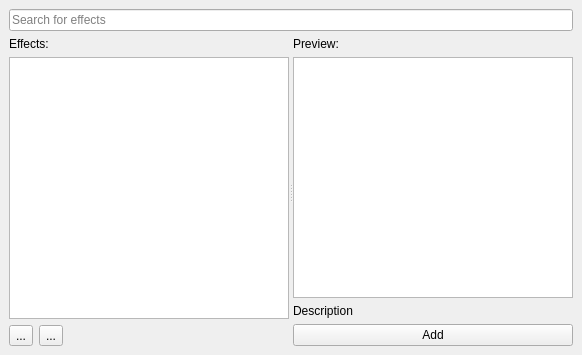
<?xml version="1.0" encoding="UTF-8"?>
<ui version="4.0">
 <class>EffectExplorer</class>
 <widget class="QDockWidget" name="EffectExplorer">
  <property name="geometry">
   <rect>
    <x>0</x>
    <y>0</y>
    <width>582</width>
    <height>355</height>
   </rect>
  </property>
  <property name="windowTitle">
   <string>Effect Explorer</string>
  </property>
  <widget class="QWidget" name="dockWidgetContents">
   <layout class="QVBoxLayout" name="verticalLayout_3">
    <item>
     <widget class="QLineEdit" name="Search">
      <property name="placeholderText">
       <string>Search for effects</string>
      </property>
     </widget>
    </item>
    <item>
     <widget class="QSplitter" name="splitter">
      <property name="orientation">
       <enum>Qt::Orientation::Horizontal</enum>
      </property>
      <widget class="QWidget" name="layoutWidget">
       <layout class="QVBoxLayout" name="verticalLayout">
        <item>
         <widget class="QLabel" name="label">
          <property name="text">
           <string>Effects:</string>
          </property>
         </widget>
        </item>
        <item>
         <widget class="QTreeWidget" name="Effects">
          <attribute name="headerVisible">
           <bool>false</bool>
          </attribute>
          <column>
           <property name="text">
            <string notr="true">1</string>
           </property>
          </column>
         </widget>
        </item>
        <item>
         <layout class="QHBoxLayout" name="horizontalLayout">
          <item>
           <widget class="QToolButton" name="Up">
            <property name="text">
             <string>...</string>
            </property>
            <property name="icon">
             <iconset resource="../../../../resources/res.qrc">
              <normaloff>:/misc/misc/arrow_up.svg</normaloff>:/misc/misc/arrow_up.svg</iconset>
            </property>
            <property name="arrowType">
             <enum>Qt::ArrowType::NoArrow</enum>
            </property>
           </widget>
          </item>
          <item>
           <widget class="QToolButton" name="Down">
            <property name="text">
             <string>...</string>
            </property>
            <property name="icon">
             <iconset resource="../../../../resources/res.qrc">
              <normaloff>:/misc/misc/arrow_down.svg</normaloff>:/misc/misc/arrow_down.svg</iconset>
            </property>
            <property name="arrowType">
             <enum>Qt::ArrowType::NoArrow</enum>
            </property>
           </widget>
          </item>
          <item>
           <spacer name="horizontalSpacer">
            <property name="orientation">
             <enum>Qt::Orientation::Horizontal</enum>
            </property>
            <property name="sizeHint" stdset="0">
             <size>
              <width>40</width>
              <height>20</height>
             </size>
            </property>
           </spacer>
          </item>
         </layout>
        </item>
       </layout>
      </widget>
      <widget class="QWidget" name="layoutWidget">
       <layout class="QVBoxLayout" name="verticalLayout_2">
        <item>
         <widget class="QLabel" name="label_2">
          <property name="text">
           <string>Preview:</string>
          </property>
         </widget>
        </item>
        <item>
         <widget class="SimpleViewport" name="Effectpreview"/>
        </item>
        <item>
         <widget class="QLabel" name="Description">
          <property name="text">
           <string>Description</string>
          </property>
          <property name="wordWrap">
           <bool>true</bool>
          </property>
         </widget>
        </item>
        <item>
         <widget class="QPushButton" name="AddEffect">
          <property name="text">
           <string>Add</string>
          </property>
         </widget>
        </item>
       </layout>
      </widget>
     </widget>
    </item>
   </layout>
  </widget>
 </widget>
 <customwidgets>
  <customwidget>
   <class>SimpleViewport</class>
   <extends>QGraphicsView</extends>
   <header>RWESharpWidgets.h</header>
  </customwidget>
 </customwidgets>
 <resources>
  <include location="../../../../resources/res.qrc"/>
 </resources>
 <connections/>
</ui>
